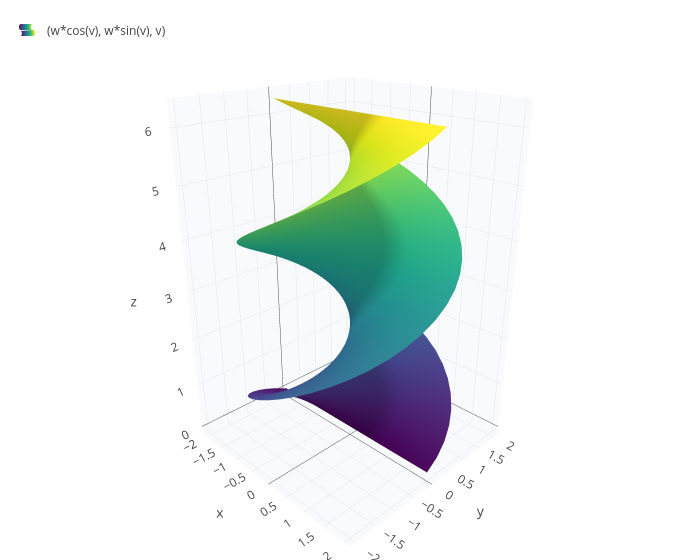

Notebook code for this chart:
### Code cell
surface(w*cos(v), w*sin(v), v, w, -2, 2, v, 0, 2*pi)

### Figure 1 — Plotly figure (JSON) as saved in the notebook; plotly's stock layout.template omitted (floating-point values rounded to 4 significant figures; data arrays with more than 128 entries replaced by an {"elided": "..."} marker saying what was removed)
{"data": [{"colorscale": "Viridis", "name": "(w*cos(v), w*sin(v), v)", "opacity": 1, "showlegend": true, "showscale": false, "type": "surface", "x": {"elided": "41x41 float values"}, "y": {"elided": "41x41 float values"}, "z": {"elided": "41x41 float values"}}], "layout": {"height": 560, "legend": {"x": 0.01, "y": 0.99}, "margin": {"b": 0, "l": 0, "r": 0, "t": 10}, "scene": {"aspectmode": "data", "camera": {"eye": {"x": 1.6, "y": -1.6, "z": 1.0}}, "xaxis": {"backgroundcolor": "#f8fafc", "gridcolor": "#e2e8f0", "showbackground": true, "title": {"text": "x"}}, "yaxis": {"backgroundcolor": "#f8fafc", "gridcolor": "#e2e8f0", "showbackground": true, "title": {"text": "y"}}, "zaxis": {"backgroundcolor": "#f8fafc", "gridcolor": "#e2e8f0", "showbackground": true, "title": {"text": "z"}}}, "showlegend": true, "title": {"text": ""}, "width": 700}}
